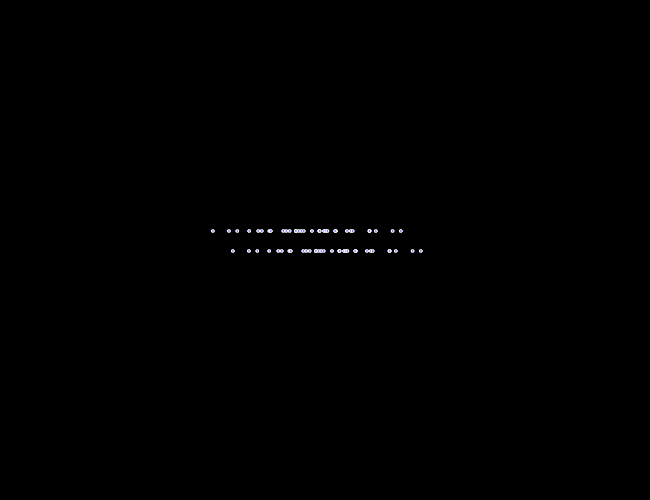
Frame 1 (no input)
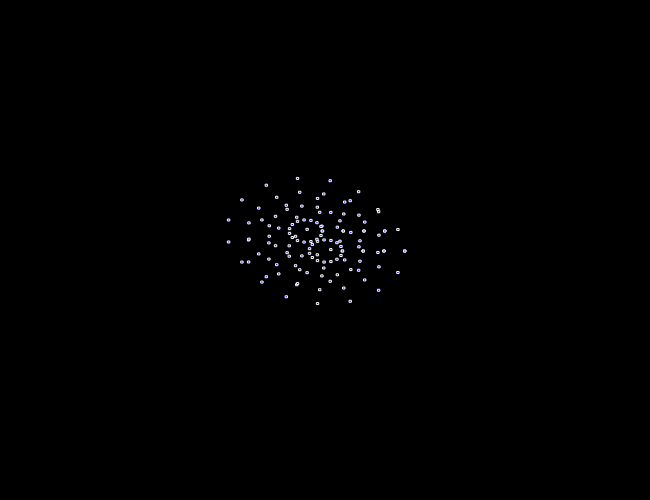
Frame 60 (no input)
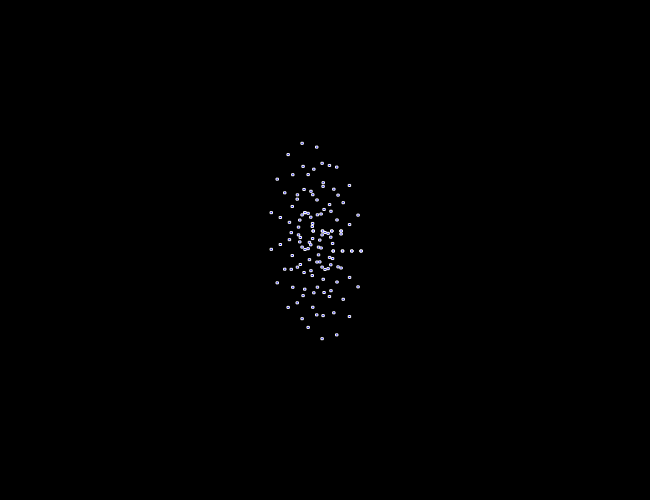
Frame 120 (the mouse pressed at the canvas centre since frame 60)

The p5.js sketch that drew these frames (run headless with seeded random() and noise() and a simulated clock; from frame 60 on, the mouse is pressed at the canvas centre):

// p5.js sketch
// ── sketch.js
let radius, angle, divisions, scale;
let myPoints, myOtherPoints, w, h, offset;
let circles, movement1, movement2;

function setup() {
  w = 650;
  h = 500;
  createCanvas(w, h);
  radius = 20;
  angle = 0;
  divisions = 15;
  circles = 6;
  scale = 2 * PI / divisions;
  
  // create points
  myPoints = getPoints(divisions, scale);
  myOtherPoints = getPoints(divisions, scale);
}

function draw() {
  background(0);
  
  
  translate((w/2), (h/2));
  for (let offset = 0; offset< 100; offset+=25)
    for (let i=0; i<myPoints.length; i++)
      myPoints[i].show(offset, angle);
  
  
  translate(-20, -20);
  for (let offset = 0; offset< 100; offset+=25)
    for (let i=0; i<myOtherPoints.length; i++)
      myOtherPoints[i].show(offset, angle);
  
  angle += 0.01;
}

function getPoints(n, scale) {
  let points = [];
  for(let i=0; i<n*scale; i+=scale) {
    points.push(new MyPoint(cos(i), sin(i)));
  }
  return points;
}

function MyPoint(x, y) {
  this.x = x;
  this.y = y;
  this.show = function(offset, movement) {
    stroke(255);
    fill('blue');
    rect( x*(radius + offset)*cos(movement), 
         y*(radius + offset)*sin(movement), 
         2, 2);
  }
}
